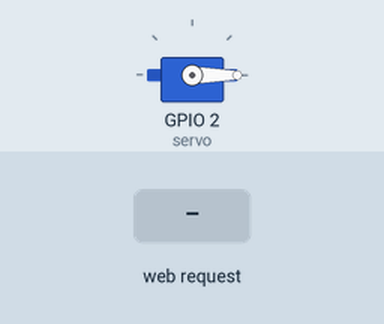
Simulated run of this sketch. Board: ESP8266 (NodeMCU). On the bench: servo. Inputs (shaded band) come from the test bench. WiFi joins after 1.5 s; servers stay silent unless stated; what the sketch prints to the serial monitor is not drawn.

Above: at 4.7 s.
4.8 s: HTTP request GET /KEY=LEFT received
At 6.0 s:
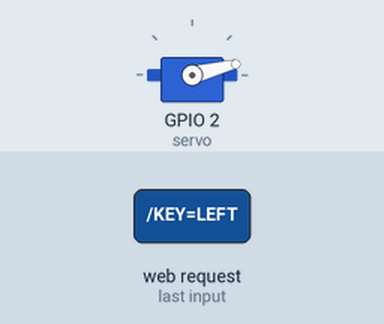
6.3 s: HTTP request GET /KEY=LEFT received
At 7.7 s:
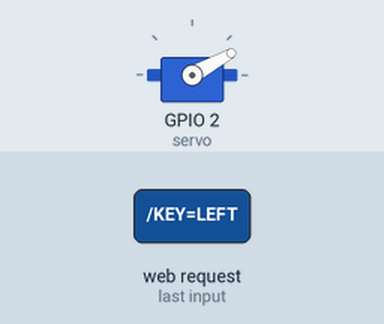
8.1 s: HTTP request GET /KEY=RIGHT received
Timing chart, 0 to 11.1 s (numbered marks = the images above; inputs shaded):
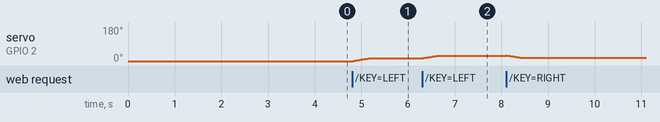

The sketch:

telepresence_static_ip.ino
```cpp
#include <ESP8266WiFi.h>
#include <Servo.h>

Servo servo;

const char* ssid = "TECHNOLOGY";
const char* password = "TechMandu321";
const char* host = "IP OF THE ESP8266"; //it will tell you the IP once it starts up
                                        //just write it here afterwards and upload
static int pos = 0;
IPAddress ip(172, 16, 4, 8); //set static ip
IPAddress gateway(172, 16, 5, 1); //set getteway
IPAddress subnet(255, 255, 254, 0);//set subnet
WiFiServer server(301);//just pick any port number

void setup() {
  Serial.begin(115200);
  delay(10);

  servo.attach(2); //D4

  servo.write(0);

  delay(2000);

  // Connect to WiFi network
  Serial.println();
  Serial.println();
  Serial.print("Connecting to ");
  Serial.println(ssid);

  WiFi.config(ip, gateway, subnet);
  WiFi.begin(ssid, password);

  while (WiFi.status() != WL_CONNECTED) {
    delay(500);
    Serial.print(".");
  }
  Serial.println("");
  Serial.println("WiFi connected");

  // Start the server
  server.begin();
  Serial.println("Server started");

 // Print the MAC address
 Serial.print("MAC address:");
 Serial.println(WiFi.macAddress());
  // Print the IP address
  Serial.print("Use this URL to connect: ");
  Serial.print("http://");
  Serial.print(WiFi.localIP());
  Serial.println("/");

}

void loop() {
  // Check if a client has connected
  WiFiClient client = server.available();
  if (!client) {
    return;
  }

  // Wait until the client sends some data
  Serial.println("new client");
  while(!client.available()){
    delay(1);
  }

  // Read the first line of the request
  String request = client.readStringUntil('\r');
  Serial.println(request);
  client.flush();

  // Match the request

  char  *value = "LEFT";

   if (request.indexOf("/KEY=LEFT") != -1)  { // check if you clicked LEFT

    value = "LEFT";

    int i=1;
    while(pos<180 && i <=15)
    {

      servo.write(pos);
      i++;
      pos++;
      delay(25);
    }
    Serial.print("The angle position is:");
    Serial.println(pos);
    Serial.print("inside request index:");
    Serial.println(value);
  }
  if (request.indexOf("/KEY=RIGHT") != -1)  { // check if you click RIGHT

    value = "RIGHT";

     int i =1;
    while(pos>0 && i<=15)
    {
      servo.write(pos);
      i++;
      pos--;
      delay(25);
    }
    Serial.print("The angle position is:");
    Serial.println(pos);
    Serial.print("inside request index:");
    Serial.println(value);
  }


  // Return the response
  client.println("HTTP/1.1 200 OK");
  client.println("Content-Type: text/html");
  client.println(""); //  do not forget this one
  client.println("<!DOCTYPE HTML>");

  client.println("<html>");
  client.print("Servo is at : ");
  client.print(pos);
  client.print("  degree and turning ");

  if(value == "LEFT") {
    client.print("LEFT");
  }
  else {
    client.print("RIGHT");
  }
  client.println("<br><br>");
  client.println("<a href=\"/KEY=LEFT\"\"><button>Left </button></a>");
  client.println("<a href=\"/KEY=RIGHT\"\"><button>Right</button></a><br />");
  client.println("</html>");

  delay(1);
  Serial.println("Client disonnected");
  Serial.println("");

}
```

Measured:
- after the input at 4.8 s, servo on GPIO 2 (servo): moves from 0° to 14° over 0.33 s, starting at once
- after the input at 6.3 s, servo on GPIO 2 (servo): moves from 14° to 29° over 0.35 s, starting at once
